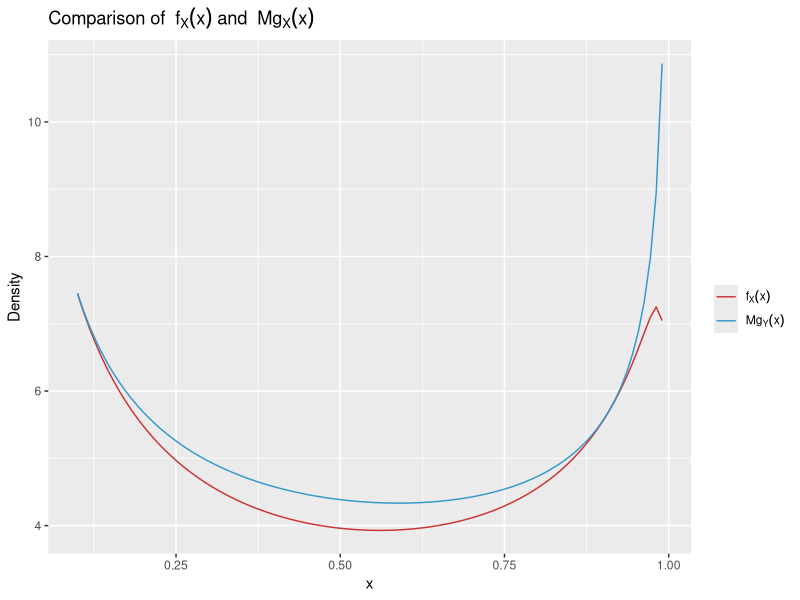
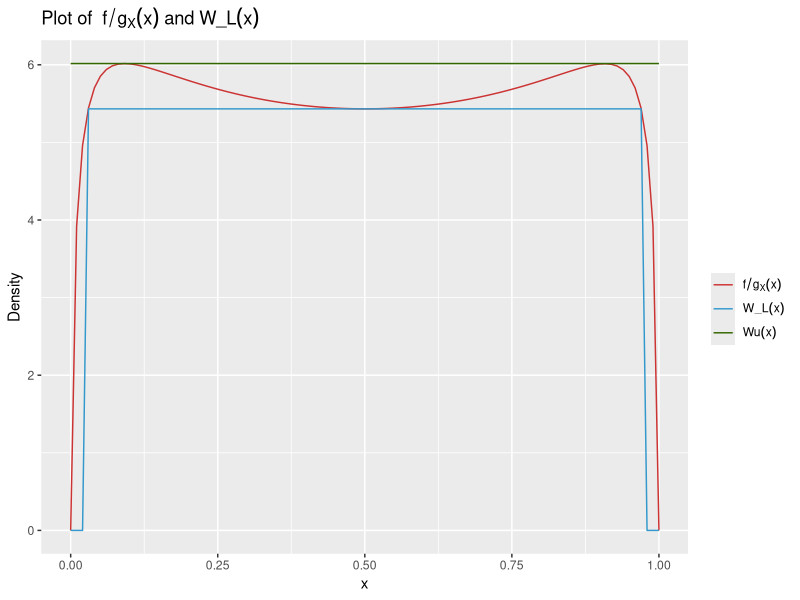

These figures' R source, in order: (Note: this script raises an error after producing the figures.)
## ---- chunk 1

## ---- chunk 2
library(ggplot2, microbenchmark)
## ---- chunk 3
foverg <- function(x, a, b){
  ((1/(x*(1-x)))*exp((-1/9)*(0.3+log(x/(1-x)))^2))/((x^(a-1)*(1-x)^(b-1)*factorial(a+b-1))/(factorial(a-1)*factorial(b-1)))
}

optimiseM <- function(params){
  optimize(foverg, a = params[1], b=params[2], lower=0, upper=1, maximum=TRUE)$objective}

results <- optim(par = c(0.7, 0.8),optimiseM, lower = 0, upper = Inf, method = "L-BFGS-B")

a <- results$par[1]
b <- results$par[2]
M <- results$value

fovergP <- function(x){
  ((1/(x*(1-x)))*exp((-1/9)*(0.3+log(x/(1-x)))^2))/((x^(a-1)*(1-x)^(b-1)*factorial(a+b-1))/(factorial(a-1)*factorial(b-1)))
}


fstar <- function(x){
  (1/(x*(1-x)))*exp((-1/9)*(0.3+log(x/(1-x)))^2)
}

g <- function(x){
  (x^(a-1)*(1-x)^(b-1)*factorial(a+b-1))/(factorial(a-1)*factorial(b-1))
}
## ---- chunk 4
knitr::opts_chunk$set(echo=FALSE)
plot1 <- function(){
  x=seq(0.1,0.99,l=100)
df = data.frame(x=x, pdf1=fstar(x), pdf2=M*g(x))
mylabels=list(expression(f[X](x)),expression(Mg[Y](x)))

#plotting the graph of the pdf and its envelope function
p <- ggplot(df)
p + geom_line(aes(x,pdf1,colour="pdf1"))+
  geom_line(aes(x,pdf2,colour="pdf2"))+ 
  labs(y="Density", title=expression("Comparison of "~f[X](x)~"and "~Mg[X](x)))+
  scale_colour_manual("", values=c("pdf1"="#CC3333","pdf2"="#3399CC"), labels=mylabels)
}

plot1()
## ---- chunk 5
knitr::opts_chunk$set(echo=FALSE)
sbox <- function(){
  # finding a value for the top of my rectangle. i will use the minimum of the dip 
top = optimize(fovergP, lower=0.25, upper=0.75, maximum=FALSE)$objective
# finding the left and right values for my rectangle
transformDown <- function(x, transform){fovergP(x)-transform}
# 0.01 is a reasonable lower bound as i checked fovergP(0.01) < top
leftVal = uniroot(transformDown, transform=top, lower=0.01, upper=0.5)$root
# 0.99 also reasonable upper bound as fovergP(0.99) < top
rightVal = uniroot(transformDown, transform=top, lower=0.5, upper=0.99)$root
return(c(top, leftVal, rightVal))
}

bbox <- function(){
  # finding a value for the top of my rectangle. i will use the minimum of the dip 
top = optimize(fovergP, lower=0, upper=1, maximum=TRUE)$objective
return(top)
}

svals = sbox()
bval = bbox()

wl <- function(y){ifelse(svals[2] < y & y < svals[3], svals[1], 0)}
wu <- function(y){ifelse(0 < y & y < 1, bval)}

## ---- chunk 6
knitr::opts_chunk$set(echo=FALSE)
plot2 <- function(){
  x=seq(0.0000001,0.9999999,l=100)
  df2 = data.frame(x=x, pdf1=fovergP(x), pdf2=wl(x), pdf3=wu(x))
  mylabels=list(expression(f/g[X](x)), expression(W_L(x)), expression(Wu(x)))

  p <- ggplot(df2)
  p + geom_line(aes(x,pdf1,colour="pdf1"))+
  geom_line(aes(x,pdf2,colour='pdf2'))+
  geom_line(aes(x,pdf3,colour='pdf3'))+
  labs(y="Density", title=expression("Plot of "~f/g[X](x)~"and"~W_L(x)))+
  scale_colour_manual("", values=c("pdf1"="#CC3333", "pdf2"="#3399CC", 'pdf3'='#336600'), labels=mylabels)
}

plot2()
## ---- chunk 7
integrand1 <- function(x){ #theoretical acceptance probability
 ((1/(x*(1-x)))*exp((-1/9)*(0.3+log(x/(1-x)))^2))/M
}

integrand2 <- function(x){ #theoretical acceptance probability
 ((1/(x*(1-x)))*exp((-1/9)*(0.3+log(x/(1-x)))^2))
}

theta = integrate(integrand1, lower=0, upper=1)
theta = theta$value
N = integrate(integrand2, lower=0, upper=1)
N = N$value
f <- function(x){
  1/N * (1/(x*(1-x)))*exp((-1/9)*(0.3+log(x/(1-x)))^2)
}

## ---- chunk 8

rdsSQUEEZE <- function(n){ #the function which generates the sample
  x <- vector("numeric") #vector to keep track of simulated values 
  count <- 0
  total <- 0
  while(count<n){
    ngen = ceiling(1/theta * (n-count))
    u <- runif(ngen) #generate u, uniformly, for accept/reject
    v <- runif(ngen) #generate v, uniformly, for use in the envelope function
    y <- qbeta(v, a, b) #generate Exp(1) using inversion
    out <- ifelse(M*u <= wl(y), T, ifelse(M*u > wu(y), F, ifelse(u > fovergP(y)/M, F, T))) 
    x <- c(x, y[out]) #accept X=y if u <= f(y)/Mg(y)
    count <- length(x) #the next two lines are used to keep track of the test and acceptance
    total <- total + ngen
 }
 predictedp = format(theta) #theoretical acceptance probability
 actualp = format(count/total) #actual acceptance probability
 return(list(x=x, 'Predicted Acceptance Probability'=predictedp, 'Actual Acceptance Probability'=actualp))
}


rds <- function(n){ #the function which generates the sample
  x <- vector("numeric") #vector to keep track of simulated values 
  count <- 0
  total <- 0
  while(count<n){
    ngen = ceiling(1/theta * (n-count))
    u <- runif(ngen) #generate u, uniformly, for accept/reject
    v <- runif(ngen) #generate v, uniformly, for use in the envelope function
    y <- qbeta(v, a, b) #generate Exp(1) using inversion
    x <- c(x, y[u <= fovergP(y)/M]) #accept X=y if u <= f(y)/Mg(y)
    count <- length(x) #the next two lines are used to keep track of the test and acceptance
    total <- total + ngen
 }
 predictedp = format(theta) #theoretical acceptance probability
 actualp = format(count/total) #actual acceptance probability
 return(list(x=x, 'Predicted Acceptance Probability'=predictedp, 'Actual Acceptance Probability'=actualp))
}

## ---- chunk 9

benchmark <- function(n, t){
  results <- microbenchmark(rdsSQUEEZE(n), rds(n), times = t)
  return(results)
}

benchmark(100000,1)


## ---- chunk 10
plot3 <-function(){
  n = 1000 #sample size
  x = rds(n)$x #ensuring we'll have numeric data
  df1 = data.frame(x, pdf=f(x))
  df2 = data.frame(x)
  mylabels=list(expression(f[X](x)))
  #plotting the graph
  p <- ggplot(df1)
  p + geom_histogram(aes(x,y= ..density..), breaks=seq(0, 1,l=100))+
  geom_line(aes(x,pdf,colour="pdf"))+ 
  labs(y="density", title=expression("Comparison of Histogram and "~f[X](x)))+
  scale_colour_manual("", values=c("pdf"="red"), labels=mylabels)
}

plot3()

## ---- chunk 11









